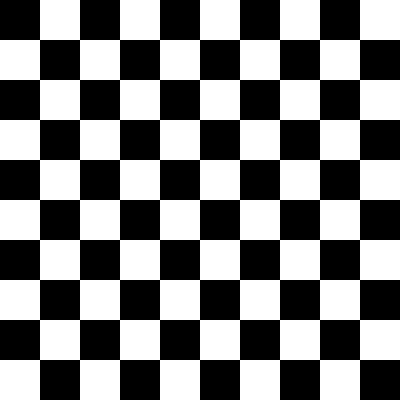
Frame 1 (no input)
Frame 60 (the mouse pressed at the canvas centre just before this capture): identical to frame 1, image omitted
Frame 120 (the mouse held since frame 60 and released just before this capture): identical to frame 1, image omitted

The Processing sketch that drew this single still picture (run headless with seeded random() and noise(); from frame 60 on, the mouse is pressed at the canvas centre):

// Processing sketch: processing_49923
// ── processing_49923.pde

int k = 10;
boolean kpressed = false;

void setup() {
    size (400,400);
    smooth();
    background(255);
    fill(0);
    noStroke();
}

void draw() {
    background(255);
    for (int b = 0; b <= k; b++) {
      for (int i = 0; i<= k; i = i+2) {
          if (b%2 == 0) {
            rect(i*(width/k), b*(height/k),width/k, height/k);
          }
          else {
          rect(width/k + i*(width/k), b*(height/k),width/k, height/k);
          }
      }
    }
    if (key == '+' && kpressed == false) {
    k = k+2;
    kpressed = true;
    }
    if (key == '-' && kpressed == false && k >2) {
    k = k-2;
    kpressed = true;
    }
}

void keyReleased() {
kpressed = false;}
